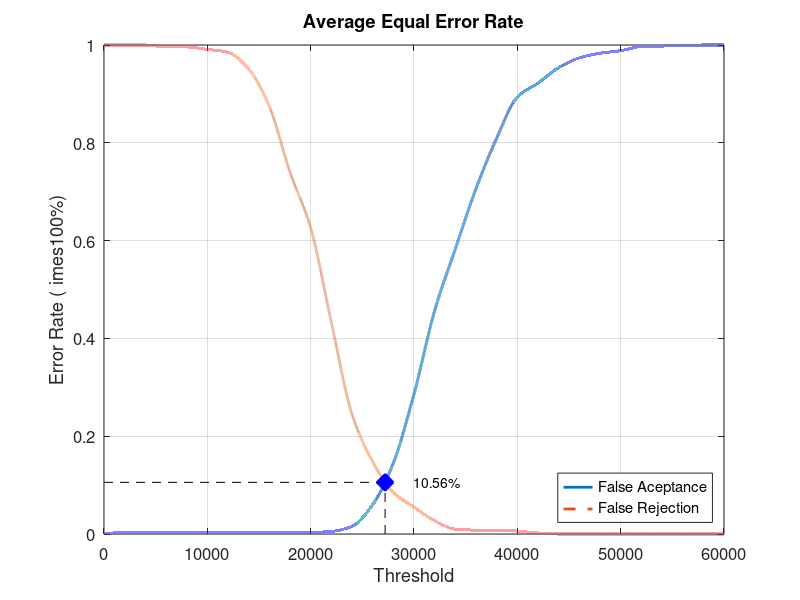
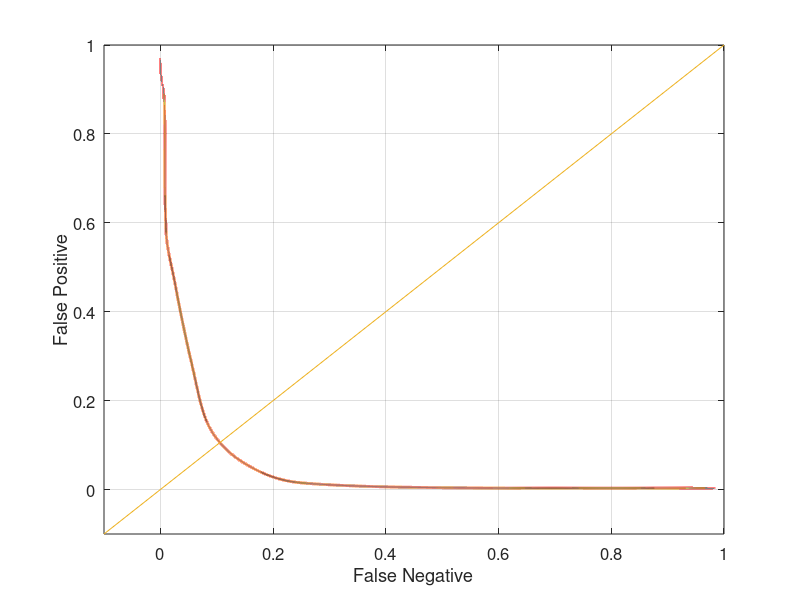

Here is the MATLAB script that generated these plots, in order:
close all;
clear;
clc;
x = 0:2000:60000;
xq = 0:0.5:60000;

y0 = [0 0.0031579 0.0031579 0.0031579 0.0031579 0.0031579 0.0031579 0.0031579 0.0031579 0.0031579 0.0031579 0.00526316 0.0157895 0.06 0.145263 0.286316 0.456842 0.583158 0.706316 0.809474 0.893684 0.922105 0.953684 0.973684 0.983158 0.988421 0.996842 0.997895 0.998947 1 1]
yy0 = interp1(x, y0, xq, 'pchip');
y1 = [1 1 1 0.996 0.996 0.991 0.985 0.951 0.874 0.74 0.626 0.433 0.245 0.148 0.085 0.055 0.027 0.01 0.008 0.008 0.006 0.002 0 0 0 0 0 0 0 0 0]
yy1 = interp1(x, y1, xq, 'pchip');

% Calculating EER: 
y2 = abs(y0 - y1);
find(y2 == min(y2))
yy2 = abs(yy0 - yy1);
xEER = find(yy2 == min(yy2));
xEERIndex = xq(xEER) % X-axis EER
yEER = yy0(xEER) % Y-axis EER

main = figure
plot(xq, yy0,'-','LineWidth', 2);	hold on
plot(xq, yy1,'--','LineWidth', 2);	hold on
plot([xEERIndex xEERIndex], [0 yEER], 'k--');	hold on
plot([0 xEERIndex], [yEER yEER], 'k--');	hold on
plot(xEERIndex, yEER, 'bx', 'LineWidth', 10);	hold on
text(xEERIndex + 10 * xEERIndex / 100, yEER, [num2str(round((10000 * yEER)) / 100) '%'])
legend('False Aceptance', 'False Rejection', 'Location', 'SouthEast')
xlabel('Threshold')
ylabel('Error Rate (	imes100%)')
title('Average Equal Error Rate')
set(gca, 'FontSize', 12)
axis([0 60000 0 1])
grid on

print(main, 'Database3AverageMain', '-dpng');
FNRxFPR = figure('Color', [1 1 1]);
plot(yy1, yy0, '-', yy1, yy0, 'LineWidth', 2);
hold on
y = -0.1:0.1:1
plot(y, y); 
set(gca, 'FontSize', 12)
xlabel('False Negative')
ylabel('False Positive')
axis([-0.1 1 -0.1 1])
set(gca, 'FontSize', 12)
grid on

print(FNRxFPR, 'Database3AverageFNRxFPR','-dpng');
